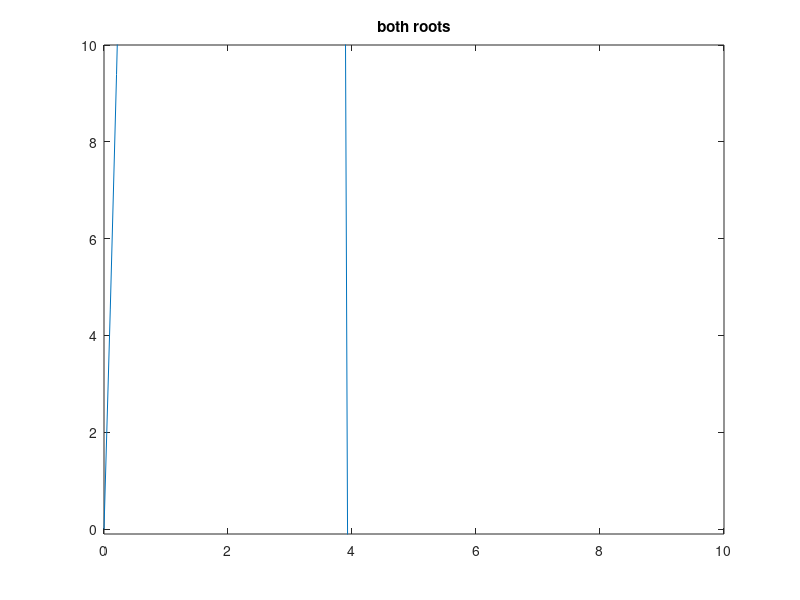
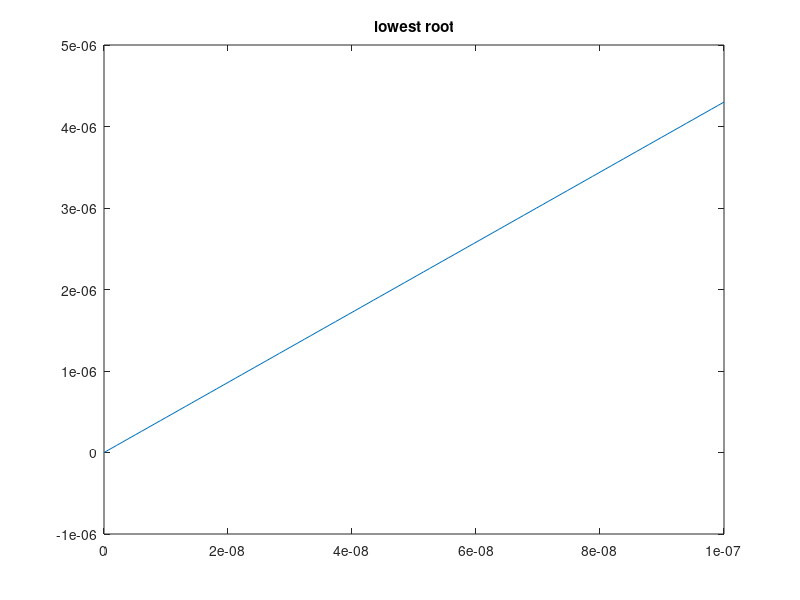
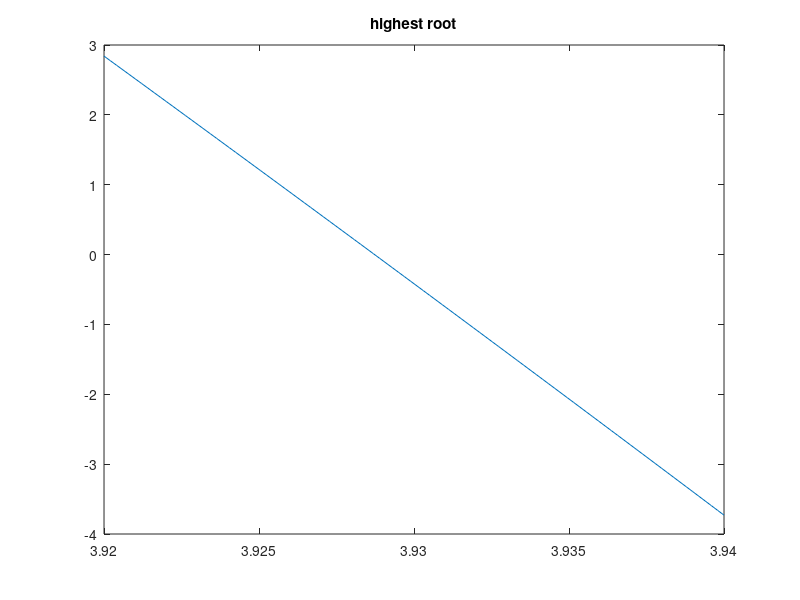

The MATLAB script that drew these images, in order:
% Icke-linj(är) skal(är) ekvation med Newtons metod
clc; clear all; close all; format long;

% bestäm rötter till
f = @(x) 62.*x - ((x.^2 + x + 0.04) ./ (2.*x + 1)).^7 - 19.*x.*exp(-x);
% note: när det inte funkar att dra en vektor genom funktionen, kolla så
% att alla operatorer för multiplikation, division, och exponentiering
% har en punkt innan för att göra operationerna elementvisa. Jag missade
% punkten vid "./".

% den här kommer behövas senare: ... kanske.
fp = @(x) 62 - 7*((x.^2 + x + .04) ./ (2*x + 1)) ...
    .*((2*x.^2 + 2*x + .92)./(4*x.^2 + 4.*x + 1)) ...
    - 19 * (exp(-x) - x * exp(-x));

% a. Grovlokalisera den största och den minsta roten. Genom följande prov
% ses att f(0)*f(1) < 0 & f(1)*f(4) < 0, alltså finns det rötter i de två
% intervallen. Av lydelsen antas att det bara finns två positiva rötter.
% Detta är dock inte uppenbart, och svårt att urskilja från funktionens
% utseende, annat än att den blir... nej, det är svårt.

f([0 1 4]')
%f(0)
%f(1)
%f(2)

x = linspace(0, 10);
plot(x, f(x)); ylim([-.1, 10]); title("both roots");

figure(2)
plot(linspace(0,.0000001, 100), f(linspace(0,.0000001, 100)));
title("lowest root");

figure(3)
plot(linspace(3.92, 3.94, 100), f(linspace(3.92, 3.94, 100)));
title("highest root");

% Part c: determine roots with Newton's method
tol = 10^(-8);  % this is for "relativfel", relative error in Sauer.
                % relative error = abs(x_c - x) / abs(x)

% I'll postphone this slightly... wouldn't I have to know the
% root to calculate the relative error?
% ok, Sauer 1.2.4 Stopping criteria. The relative error 
% stopping critera is (abs(x_iplus1 - x_i) / abs(x_i_plus_1)) < TOL

% What's a constant of convergence?

% lowest root
x0 = 0;
max_iter = 100; iter = 1; error = 1;
while (iter < max_iter) && (error > tol)
    x1 = x0 - f(x0)/ fp(x0);
    error = abs(x1 - x0) / abs(x1);
    x0 = x1;
end
disp("low root is: " + x1);

% highest root
x0 = 4;
max_iter = 100; iter = 1; error = 1;
while (iter < max_iter) && (error > tol)
    x1 = x0 - f(x0)/ fp(x0);
    error = abs(x1 - x0) / abs(x1);
    x0 = x1;
end
disp("high root is: " + x1);
% ... it keeps bouncing back to the low root.
